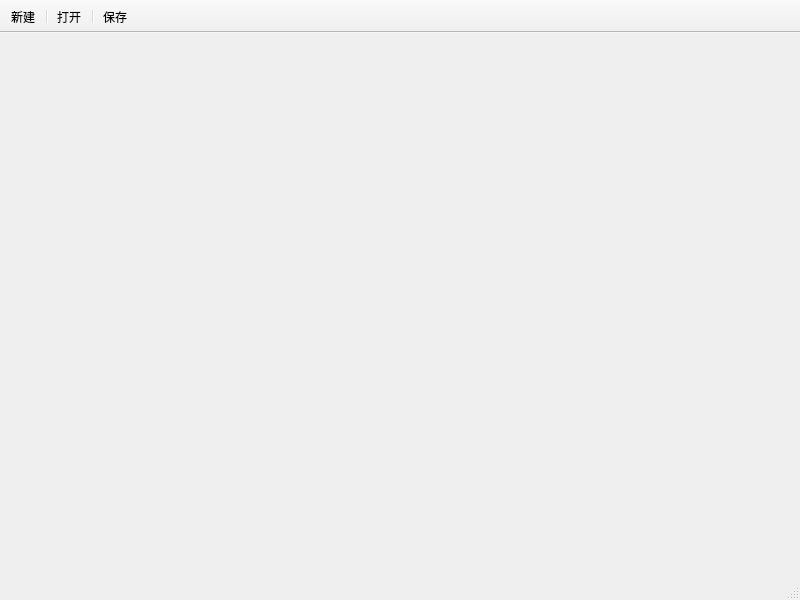
<?xml version="1.0" encoding="UTF-8"?>
<ui version="4.0">
 <class>MainWindow</class>
 <widget class="QMainWindow" name="MainWindow">
  <property name="geometry">
   <rect>
    <x>0</x>
    <y>0</y>
    <width>800</width>
    <height>600</height>
   </rect>
  </property>
  <property name="windowTitle">
   <string>MainWindow</string>
  </property>
  <widget class="QWidget" name="centralwidget"/>
  <widget class="QMenuBar" name="menubar">
   <property name="geometry">
    <rect>
     <x>0</x>
     <y>0</y>
     <width>800</width>
     <height>27</height>
    </rect>
   </property>
  </widget>
  <widget class="QStatusBar" name="statusbar"/>
  <widget class="QToolBar" name="toolBar">
   <property name="contextMenuPolicy">
    <enum>Qt::NoContextMenu</enum>
   </property>
   <property name="windowTitle">
    <string>toolBar</string>
   </property>
   <property name="movable">
    <bool>false</bool>
   </property>
   <property name="allowedAreas">
    <set>Qt::NoToolBarArea</set>
   </property>
   <property name="toolButtonStyle">
    <enum>Qt::ToolButtonTextUnderIcon</enum>
   </property>
   <property name="floatable">
    <bool>false</bool>
   </property>
   <attribute name="toolBarArea">
    <enum>TopToolBarArea</enum>
   </attribute>
   <attribute name="toolBarBreak">
    <bool>false</bool>
   </attribute>
   <addaction name="actionNew"/>
   <addaction name="separator"/>
   <addaction name="actionOpen"/>
   <addaction name="separator"/>
   <addaction name="actionSave"/>
  </widget>
  <action name="actionOpen">
   <property name="icon">
    <iconset resource="res.qrc">
     <normaloff>:/toolsIcon/res/main_open.png</normaloff>:/toolsIcon/res/main_open.png</iconset>
   </property>
   <property name="text">
    <string>打开</string>
   </property>
   <property name="toolTip">
    <string>打开（Ctrl+O）</string>
   </property>
   <property name="shortcut">
    <string>Ctrl+O</string>
   </property>
  </action>
  <action name="actionSave">
   <property name="icon">
    <iconset resource="res.qrc">
     <normaloff>:/toolsIcon/res/main_save.png</normaloff>:/toolsIcon/res/main_save.png</iconset>
   </property>
   <property name="text">
    <string>保存</string>
   </property>
   <property name="toolTip">
    <string>保存（Ctrl+S）</string>
   </property>
   <property name="shortcut">
    <string>Ctrl+S</string>
   </property>
   <property name="menuRole">
    <enum>QAction::TextHeuristicRole</enum>
   </property>
  </action>
  <action name="actionNew">
   <property name="icon">
    <iconset resource="res.qrc">
     <normaloff>:/toolsIcon/res/main_new.png</normaloff>:/toolsIcon/res/main_new.png</iconset>
   </property>
   <property name="text">
    <string>新建</string>
   </property>
   <property name="toolTip">
    <string>新建（Ctrl+N）</string>
   </property>
   <property name="shortcut">
    <string>Ctrl+N</string>
   </property>
   <property name="menuRole">
    <enum>QAction::TextHeuristicRole</enum>
   </property>
  </action>
 </widget>
 <resources>
  <include location="res.qrc"/>
 </resources>
 <connections/>
</ui>
